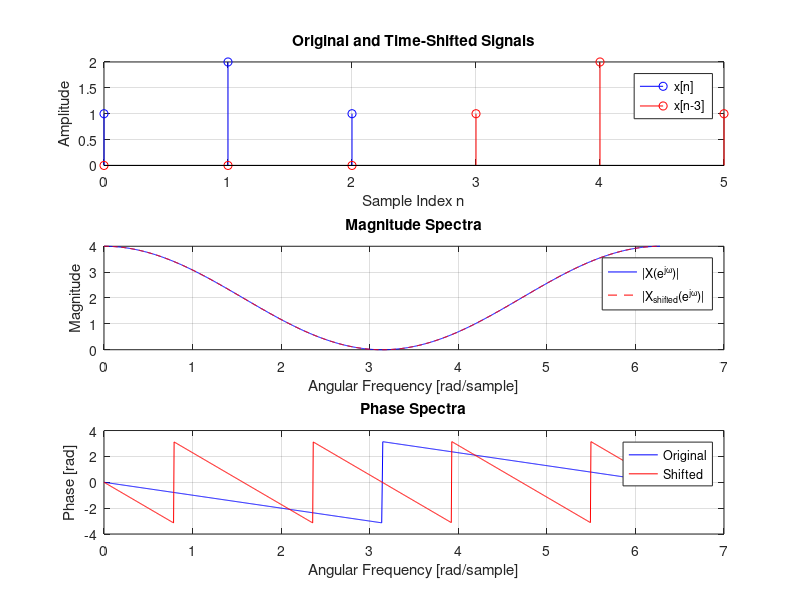

MATLAB code for this plot:
%% DTFT Time Shifting Property

clear; clc;
close all;

x = [1 2 1];
n0 = 3;

x_shifted = [zeros(1,n0) x];

[X,w] = freqz(x,1,1024,'whole');
[X_shifted,~] = freqz(x_shifted,1,1024,'whole');

subplot(3,1,1);
stem(0:length(x)-1,x,'b');
hold on;
stem(0:length(x_shifted)-1,x_shifted,'r');
xlabel('Sample Index n');
ylabel('Amplitude');
title('Original and Time-Shifted Signals');
legend('x[n]','x[n-3]');
grid on;

subplot(3,1,2);
plot(w,abs(X),'b');
hold on;
plot(w,abs(X_shifted),'r--');
xlabel('Angular Frequency [rad/sample]');
ylabel('Magnitude');
title('Magnitude Spectra');
legend('|X(e^{j\omega})|','|X_{shifted}(e^{j\omega})|');
grid on;

subplot(3,1,3);
plot(w,angle(X),'b');
hold on;
plot(w,angle(X_shifted),'r');
xlabel('Angular Frequency [rad/sample]');
ylabel('Phase [rad]');
title('Phase Spectra');
legend('Original','Shifted');
grid on;
